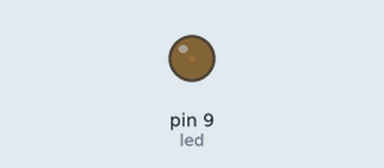
Bench run of a sketch on a simulated Arduino Uno, built with avr-gcc and run on an emulated ATmega328P. Shown: output pins drawn as LEDs (lit = HIGH). What the sketch prints to the serial monitor is not drawn.

Above: at 0.05 s.
At 1.25 s:
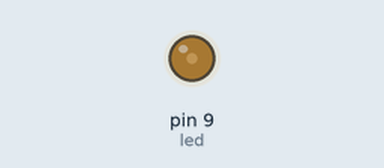
At 2.55 s:
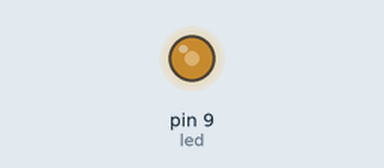
At 5.1 s:
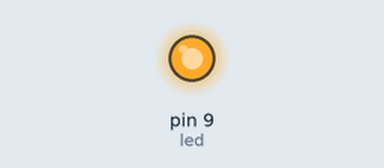
Timing chart, 0 to 6.6 s (numbered marks = the images above):
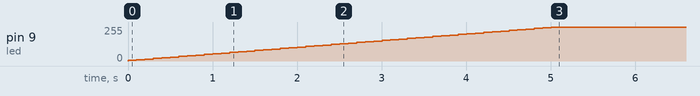

The sketch:

kelapkelip.ino
```cpp
int led = 9;
int redup = 1;
int nyala = 5;

void setup() {
  // put your setup code here, to run once:
  pinMode(led, OUTPUT);
  Serial.begin(9600);
}

void loop() {
  // put your main code here, to run repeatedly:
  analogWrite(led, nyala);
  if (redup == 1){
    nyala += 5;
  }
  delay(100);
  Serial.print(nyala);
}
```

Measured:
- by itself, pin 9 (led): moves from 0/255 to 255/255 over 5.0 s
